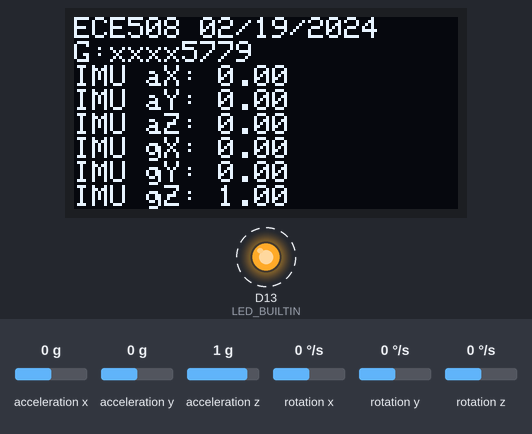
The sketch below on a simulated Arduino Nano 33 IoT. Parts: 128×64 one-colour display, output pins drawn as LEDs (lit = HIGH). Dashed ring = blinking. The test bench sets the inputs (shaded band); at power-on: acceleration x 0 g, acceleration y 0 g, acceleration z 1 g, rotation x 0 °/s, rotation y 0 °/s, rotation z 0 °/s. What the sketch prints to the serial monitor is not drawn.

Above: at 1.2 s.
1.3 s: acceleration x set to -1.4 g
At 3.4 s:
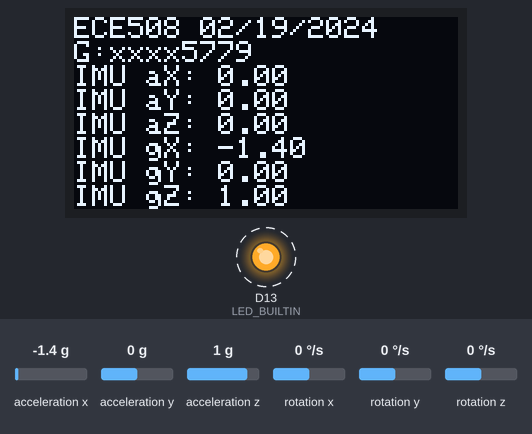
5.3 s: acceleration y set to -1.4 g
At 6.8 s:
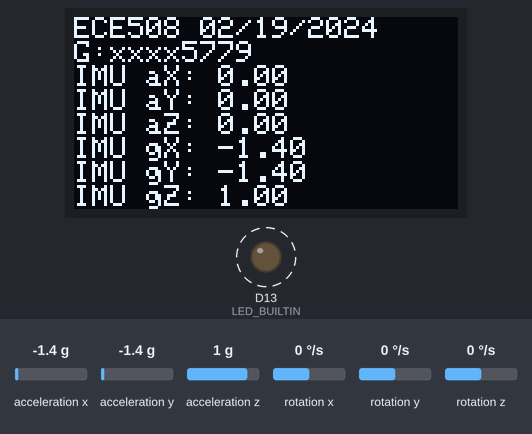
8.5 s: acceleration z set to -1.4 g
At 9.8 s:
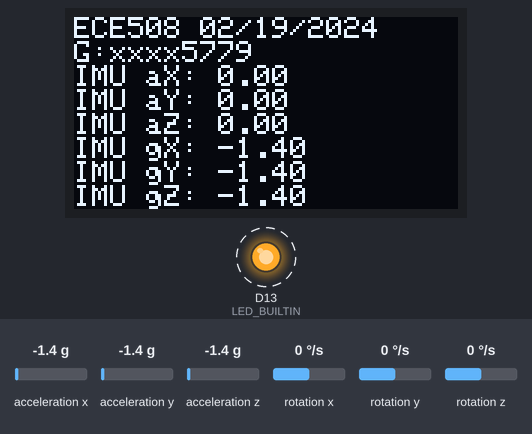
11.5 s: rotation x set to -192 °/s
At 13.4 s:
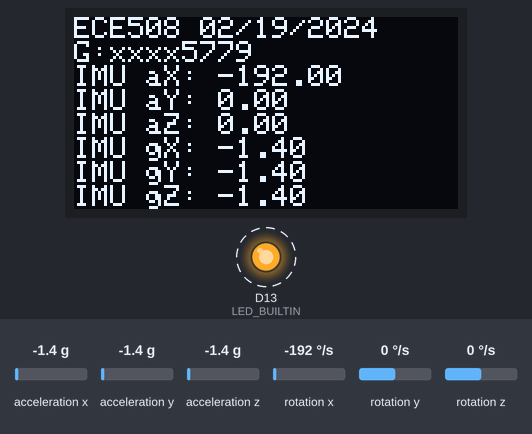
14.5 s: rotation y set to -192 °/s
At 15.8 s:
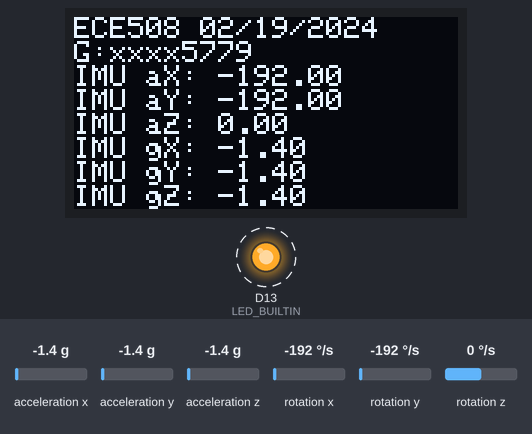
17.5 s: rotation z set to -192 °/s
At 19.8 s:
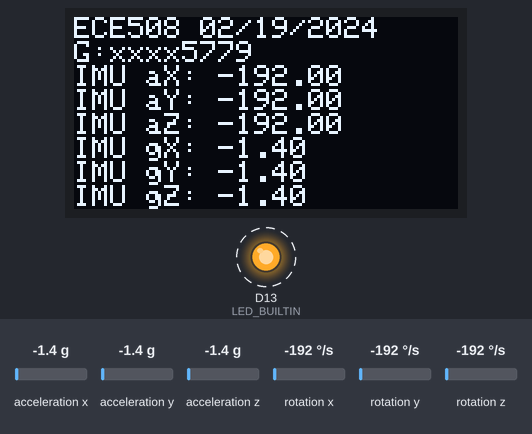
Timing chart, 0 to 21.5 s (numbered marks = the images above; inputs shaded):
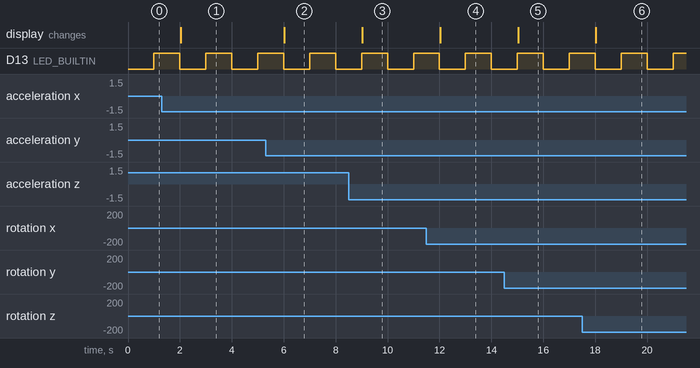

The sketch:

main_nano33.ino
```cpp
/**************************************************************************
Name: Stewart Schuler
Class: GMU ECE508 Internet of Things, Spring 2024
Hardware: Arduino Nano 33 IoT and ECE508 Breakout Board
Assignment: HW Week 4 -  Gartner Paper Review, Arduino and ESP32 Programming
Description: Blink the onboard LED at 0.5 Hz and update the oLED using
the assignment specified formatted Gyro and Accelerometer values at a 1Hz refresh rate.
Issues: None
**************************************************************************/

#include <Wire.h>
#include <Adafruit_GFX.h>
#include <Adafruit_SSD1306.h>
#include <Arduino_LSM6DS3.h>

#define SCREEN_WIDTH 128 // OLED display width, in pixels
#define SCREEN_HEIGHT 64 // OLED display height, in pixels

// Declaration for an SSD1306 display connected to I2C (SDA, SCL pins)
#define OLED_RESET -1 // Reset pin # (or -1 if sharing Arduino reset pin)
Adafruit_SSD1306 myOled(SCREEN_WIDTH, SCREEN_HEIGHT, &Wire, OLED_RESET);

String led_text_lines[8];


void setup() {
  pinMode(LED_BUILTIN, OUTPUT);
  Serial.begin(9600);

  // Make sure to use the correct I2C address. Address 0x3C for 128x64
  // SSD1306_SWITCHCAPVCC = generate display voltage from 3.3V internally
  if(!myOled.begin(SSD1306_SWITCHCAPVCC, 0x3C)) {
    Serial.println("SSD1306 allocation failed");
    for(;;); // Don't proceed, loop forever
  }

  // Init IMU
    if (!IMU.begin()) {
      Serial.println("Failed to initialize IMU!");
      while (1);
    }
    Serial.print("Accelerometer sample rate = ");
    Serial.print(IMU.accelerationSampleRate());
    Serial.println(" Hz");
    Serial.print("Gyroscope sample rate = ");
    Serial.print(IMU.gyroscopeSampleRate());
    Serial.println(" Hz");

  digitalWrite(LED_BUILTIN, 0);
  update_display( );

}

long prev_millis, curr_millis = 0;
uint8_t LED_STATUS = 0;

void loop() {
  curr_millis = millis();
  if( curr_millis - prev_millis >= 1000 ){

    LED_STATUS = !LED_STATUS;

    // Update Display
    digitalWrite(LED_BUILTIN, LED_STATUS);
    Serial.println("Setting LED: " + String(LED_STATUS) );
    update_display();
    Serial.println("Updating oLED: " + String(curr_millis) + "ms" );

    prev_millis = curr_millis;
  }
}
float aX, aY, aZ;
float gX, gY, gZ;

void update_display( ){

  // Read hardware values
  if (IMU.accelerationAvailable()) {
    IMU.readAcceleration(aX, aY, aZ);
  } else {
    Serial.print("Error reading acc values");
  }
  if (IMU.gyroscopeAvailable()) {
    IMU.readGyroscope(gX, gY, gZ);
  } else {
    Serial.print("Error reading gyro values");
  }

  led_text_lines[0] = "ECE508 02/19/2024";
  led_text_lines[1] = "G:xxxx5779";
  // For some reason g & a seem to be reading each others values
  led_text_lines[2] = "IMU aX: " + String(gX);
  led_text_lines[3] = "IMU aY: " + String(gY);
  led_text_lines[4] = "IMU aZ: " + String(gZ);
  led_text_lines[5] = "IMU gX: " + String(aX);
  led_text_lines[6] = "IMU gY: " + String(aY);
  led_text_lines[7] = "IMU gZ: " + String(aZ);


  // Write to display
  myOled.clearDisplay();
  myOled.setTextSize(1);
  myOled.setTextColor(SSD1306_WHITE);
  myOled.setCursor(0, 0);
  for ( uint8_t jj=0; jj<8; jj++) {
    myOled.println(led_text_lines[jj]);
  }
  myOled.display();
};
```

Measured:
- after the input at 1.3 s, the display: changes after 0.73 s (image 1)
- after the input at 5.3 s, the display: changes after 0.73 s (image 2)
- after the input at 8.5 s, the display: changes after 0.53 s (image 3)
- after the input at 11.5 s, the display: changes after 0.53 s (image 4)
- after the input at 14.5 s, the display: changes after 0.53 s (image 5)
- after the input at 17.5 s, the display: changes after 0.53 s (image 6)
- by itself, D13 (LED_BUILTIN): alternates HIGH for 1.0 s and LOW for 1.0 s
